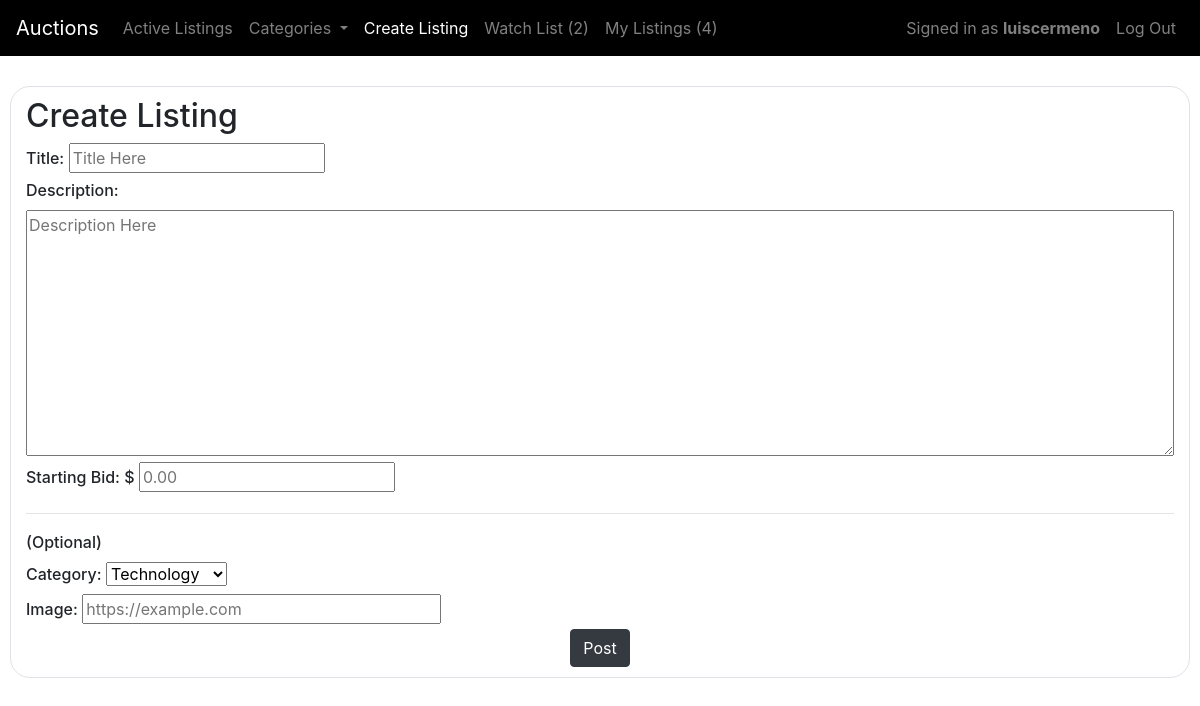
The page /create (signed in) on the database its author committed.
### auctions/models.py (models this page shows, shortened)
class User(AbstractUser):
    def __str__(self):
        return f"{self.username}"

class WatchList(models.Model):
    user = models.OneToOneField(User, on_delete=models.CASCADE, related_name='watchlist')
    listings = models.ManyToManyField(Listing, blank=True, related_name='listings')

### auctions/views.py (the view)
# urls.py: path("create", views.create, name="create"),
@csrf_exempt
@login_required
def create(request):
    if request.method == 'POST':
        new_listing = Listing(title = request.POST['title'] , user = request.user, description = request.POST['description'], image = request.POST['image'])
        new_listing.save()
        category = Category.objects.get(name = request.POST['category'] )
        new_listing.categories.add(category)
        new_bid = Bid(listing = new_listing, user = request.user, value = float(request.POST['starting_bid']), date = datetime.datetime.now(), is_starting=True, is_current=True)
        new_bid.save()
        return HttpResponseRedirect(reverse("index"))
    else:
        return render(request, "auctions/create.html", {
            "categories": Category.objects.all()
        })

### auctions/context_processors.py (called while the page is built)
def get_categories(request):
    return {
        'categories': Category.objects.all()
    }

### auctions/models.py (called while the page is built)
    def __str__(self):
        return f"{self.name}"

### auctions/templates/auctions/create.html (shortened to what this page needs)
{% extends "auctions/layout.html" %}
{% block nav_item_create %}active{% endblock nav_item_create %}
{% block body %}
    {% if user.is_authenticated %}
    <div class="container-fluid">
        <div class="row border create-margins">
            <div class="col  create-col-main">
                <h2>Create Listing</h2>
                <form action="{% url 'create' %}" method="POST">
                    <div>
                        <label>Title:</label>
                        <input type="text" name="title" placeholder="Title Here" required>
                    </div>
                    <div>
                        <label>Description:</label>
                        <div><textarea class="create-description" name="description" cols="30" rows="10" placeholder="Description Here" required></textarea></div>
                    </div>
                    <div>
                        <label>Starting Bid: $</label>
                        <input name="starting_bid" type="number" min="0" step="0.01" placeholder="0.00" required>
                    </div>
                    <hr>
                    <label>(Optional)</label>
                    <div>
                        <label>Category: </label>
                        <select name="category">
                            {% for category in categories %}
                                <option value="{{ category.name }}">{{ category }}</option>
                            {% endfor %}
                        </select>
                    </div>
                    <div>
                        <label>Image:</label>
                        <input name="image" type="url"  placeholder="https://example.com" pattern="https://.*" size="30" required>
                    </div>
                    <div class="text-center">
                        <input class="create-submit-button btn btn-dark" type="submit" value="Post"></input>
                    </div>
                </form>
            </div>
        </div>
    </div>
    {% else %}
    Sign in to create a Listing!.
    {% endif %}
{% endblock %}

### auctions/templates/auctions/layout.html (shortened to what this page needs)
{% load static %}
<!DOCTYPE html>
<html lang="en">
    <head>
        <link href="{% static 'auctions/styles.css' %}" rel="stylesheet">
        <link rel="stylesheet" href="https://stackpath.bootstrapcdn.com/bootstrap/4.4.1/css/bootstrap.min.css">
    </head>
    <body>
        <nav class="navbar navbar-expand-lg navbar-dark sticky-top">
            <a class="navbar-brand" href="{% url 'index' %}">Auctions</a>
            <div class="collapse navbar-collapse" id="navbarNav">
                <ul class="navbar-nav mr-auto">
                    <li class="nav-item {% block nav_item_listings %}{% endblock nav_item_listings %}">
                        <a class="nav-link" aria-current="page" href="{% url 'index' %}">Active Listings</a>
                    </li>
                    <li class="nav-item dropdown">
                        <a class="nav-link dropdown-toggle" href="#" id="navbarDropdown" role="button" data-toggle="dropdown" aria-haspopup="true" aria-expanded="false">
                            Categories
                        </a>
                    </li>
                    {% if user.is_authenticated %}
                    <li class="nav-item {% block nav_item_create %}{% endblock nav_item_create %}">
                        <a class="nav-link" href="{% url 'create' %}">Create Listing</a>
                    </li>
                    <li class="nav-item {% block nav_item_watchlist %}{% endblock nav_item_watchlist %}">
                        <a class="nav-link" href="{% url 'watchlist' %}">
                            Watch List
                            <span>
                            {% if user.watchlist.listings.all.count > 0 %}
                                ({{ user.watchlist.listings.all.count}})
                            {% else %}
                                (0)
                            {% endif %}
                            </span>
                        </a>
                    </li>
                    <li class="nav-item {% block nav_item_myListings %}{% endblock nav_item_myListings %}">
                        <a class="nav-link" href="{% url 'myListings' %}">
                            My Listings
                            <span>
                                {% if user.listings.all.count > 0 %}
                                    ({{ user.listings.all.count}})
                                {% else %}
                                    (0)
                                {% endif %}
                            </span>
                        </a>
                    </li>
                    {% endif %}
                </ul>
                <ul class="navbar-nav ml-auto">
                    {% if user.is_authenticated %}
                    <li class="nav-item">
                        <a class="nav-link" href="#">
                                Signed in as <strong>{{ user.username }}</strong>
                        </a>
                    </li>
                    <li class="nav-item">
                        <a class="nav-link" href="{% url 'logout' %}">Log Out</a>
                    </li>
                    {% endif %}
                </ul>
            </div>
        </nav>
        <div class="main">
        {% block body %}
        {% endblock %}
        </div>
    </body>
</html>

### auctions/static/auctions/styles.css (style rules this page uses)
.main { padding: 10px; }
.navbar { background-color: black; }
.border { border-radius: 20px; }
.create-margins { margin-top: 20px; margin-left: 30%; margin-right:30%; }
.create-col-main { padding-top: 10px; padding-bottom: 10px; }
label { font-weight: 500; }
.create-description { width: 100%; }

### rows shown on the page
User: watchlist.listings.all.count "2", listings.all.count "4", username "luiscermeno"

### other values the page prints
form field category "Technology"
